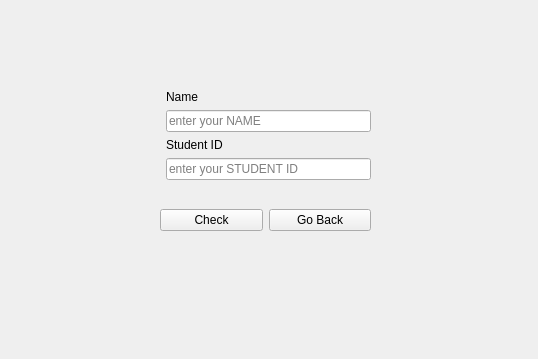
<?xml version="1.0" encoding="UTF-8"?>
<ui version="4.0">
 <class>Widget</class>
 <widget class="QWidget" name="Widget">
  <property name="geometry">
   <rect>
    <x>0</x>
    <y>0</y>
    <width>538</width>
    <height>359</height>
   </rect>
  </property>
  <property name="windowTitle">
   <string>Widget</string>
  </property>
  <widget class="QStackedWidget" name="stackedWidget">
   <property name="geometry">
    <rect>
     <x>10</x>
     <y>10</y>
     <width>521</width>
     <height>341</height>
    </rect>
   </property>
   <property name="styleSheet">
    <string notr="true"/>
   </property>
   <property name="currentIndex">
    <number>2</number>
   </property>
   <widget class="QWidget" name="Start">
    <widget class="QWidget" name="horizontalLayoutWidget_2">
     <property name="geometry">
      <rect>
       <x>160</x>
       <y>140</y>
       <width>175</width>
       <height>80</height>
      </rect>
     </property>
     <layout class="QHBoxLayout" name="horizontalLayout_4">
      <item>
       <widget class="QPushButton" name="TeacherButton_2">
        <property name="text">
         <string>Teacher</string>
        </property>
       </widget>
      </item>
      <item>
       <widget class="QPushButton" name="StudentButton_2">
        <property name="text">
         <string>Student</string>
        </property>
       </widget>
      </item>
     </layout>
    </widget>
    <widget class="QLabel" name="titlelabel">
     <property name="geometry">
      <rect>
       <x>190</x>
       <y>90</y>
       <width>111</width>
       <height>51</height>
      </rect>
     </property>
     <property name="font">
      <font>
       <family>Apple SD Gothic Neo</family>
       <pointsize>24</pointsize>
       <bold>true</bold>
      </font>
     </property>
     <property name="text">
      <string>출석관리앱</string>
     </property>
    </widget>
   </widget>
   <widget class="QWidget" name="TeacherLogin">
    <widget class="QWidget" name="formLayoutWidget">
     <property name="geometry">
      <rect>
       <x>140</x>
       <y>80</y>
       <width>211</width>
       <height>106</height>
      </rect>
     </property>
     <layout class="QFormLayout" name="formLayout">
      <item row="1" column="1">
       <widget class="QLineEdit" name="ID">
        <property name="text">
         <string/>
        </property>
        <property name="placeholderText">
         <string>enter your ID</string>
        </property>
       </widget>
      </item>
      <item row="3" column="1">
       <widget class="QLineEdit" name="Password">
        <property name="echoMode">
         <enum>QLineEdit::EchoMode::Password</enum>
        </property>
        <property name="placeholderText">
         <string>enter your PASSWORD</string>
        </property>
       </widget>
      </item>
      <item row="0" column="1">
       <widget class="QLabel" name="label">
        <property name="text">
         <string>ID</string>
        </property>
       </widget>
      </item>
      <item row="2" column="1">
       <widget class="QLabel" name="label_3">
        <property name="text">
         <string>PASSWORD</string>
        </property>
       </widget>
      </item>
     </layout>
    </widget>
    <widget class="QWidget" name="horizontalLayoutWidget">
     <property name="geometry">
      <rect>
       <x>120</x>
       <y>185</y>
       <width>255</width>
       <height>61</height>
      </rect>
     </property>
     <layout class="QHBoxLayout" name="horizontalLayout">
      <item>
       <widget class="QPushButton" name="signupbutton">
        <property name="text">
         <string>Sign Up</string>
        </property>
       </widget>
      </item>
      <item>
       <widget class="QPushButton" name="loginbutton">
        <property name="text">
         <string>Login</string>
        </property>
       </widget>
      </item>
      <item>
       <widget class="QPushButton" name="backbutton">
        <property name="text">
         <string>Go Back</string>
        </property>
       </widget>
      </item>
     </layout>
    </widget>
   </widget>
   <widget class="QWidget" name="StudentLogin">
    <widget class="QWidget" name="horizontalLayoutWidget_3">
     <property name="geometry">
      <rect>
       <x>150</x>
       <y>180</y>
       <width>211</width>
       <height>61</height>
      </rect>
     </property>
     <layout class="QHBoxLayout" name="horizontalLayout_2">
      <item>
       <widget class="QPushButton" name="Checkbutton">
        <property name="text">
         <string>Check</string>
        </property>
       </widget>
      </item>
      <item>
       <widget class="QPushButton" name="gobackbutton">
        <property name="text">
         <string>Go Back</string>
        </property>
       </widget>
      </item>
     </layout>
    </widget>
    <widget class="QWidget" name="formLayoutWidget_3">
     <property name="geometry">
      <rect>
       <x>150</x>
       <y>80</y>
       <width>211</width>
       <height>106</height>
      </rect>
     </property>
     <layout class="QFormLayout" name="formLayout_3">
      <item row="0" column="1">
       <widget class="QLabel" name="label_9">
        <property name="text">
         <string>Name</string>
        </property>
       </widget>
      </item>
      <item row="1" column="1">
       <widget class="QLineEdit" name="Name">
        <property name="text">
         <string/>
        </property>
        <property name="placeholderText">
         <string>enter your NAME</string>
        </property>
       </widget>
      </item>
      <item row="2" column="1">
       <widget class="QLabel" name="label_11">
        <property name="text">
         <string>Student ID</string>
        </property>
       </widget>
      </item>
      <item row="3" column="1">
       <widget class="QLineEdit" name="StudentID">
        <property name="echoMode">
         <enum>QLineEdit::EchoMode::Password</enum>
        </property>
        <property name="placeholderText">
         <string>enter your STUDENT ID</string>
        </property>
       </widget>
      </item>
     </layout>
    </widget>
   </widget>
   <widget class="QWidget" name="Attendancemanage">
    <widget class="QWidget" name="horizontalLayoutWidget_4">
     <property name="geometry">
      <rect>
       <x>0</x>
       <y>0</y>
       <width>241</width>
       <height>51</height>
      </rect>
     </property>
     <layout class="QHBoxLayout" name="horizontalLayout_3">
      <item>
       <widget class="QLabel" name="label_2">
        <property name="text">
         <string>Teacher :</string>
        </property>
       </widget>
      </item>
      <item>
       <widget class="QLabel" name="TeacherName">
        <property name="text">
         <string>TextLabel</string>
        </property>
       </widget>
      </item>
      <item>
       <widget class="QDateEdit" name="dateEdit">
        <property name="dateTime">
         <datetime>
          <hour>21</hour>
          <minute>0</minute>
          <second>0</second>
          <year>2026</year>
          <month>3</month>
          <day>30</day>
         </datetime>
        </property>
       </widget>
      </item>
     </layout>
    </widget>
    <widget class="QTableWidget" name="studentTable">
     <property name="geometry">
      <rect>
       <x>0</x>
       <y>70</y>
       <width>301</width>
       <height>231</height>
      </rect>
     </property>
     <property name="columnCount">
      <number>4</number>
     </property>
     <column>
      <property name="text">
       <string>name</string>
      </property>
     </column>
     <column>
      <property name="text">
       <string>student ID</string>
      </property>
     </column>
     <column>
      <property name="text">
       <string>state</string>
      </property>
     </column>
     <column/>
    </widget>
    <widget class="QWidget" name="verticalLayoutWidget">
     <property name="geometry">
      <rect>
       <x>350</x>
       <y>50</y>
       <width>131</width>
       <height>171</height>
      </rect>
     </property>
     <layout class="QVBoxLayout" name="verticalLayout">
      <item>
       <widget class="QLabel" name="label_6">
        <property name="text">
         <string>Student's Name</string>
        </property>
       </widget>
      </item>
      <item>
       <widget class="QLineEdit" name="stName"/>
      </item>
      <item>
       <widget class="QLabel" name="label_7">
        <property name="text">
         <string>Student's ID</string>
        </property>
       </widget>
      </item>
      <item>
       <widget class="QLineEdit" name="stID"/>
      </item>
      <item>
       <widget class="QPushButton" name="regisbutton">
        <property name="text">
         <string>Registration</string>
        </property>
       </widget>
      </item>
     </layout>
    </widget>
    <widget class="QWidget" name="horizontalLayoutWidget_5">
     <property name="geometry">
      <rect>
       <x>0</x>
       <y>290</y>
       <width>281</width>
       <height>61</height>
      </rect>
     </property>
     <layout class="QHBoxLayout" name="horizontalLayout_5">
      <item>
       <widget class="QPushButton" name="savebutton">
        <property name="text">
         <string>Save</string>
        </property>
       </widget>
      </item>
      <item>
       <widget class="QPushButton" name="logoutbutton">
        <property name="text">
         <string>Logout</string>
        </property>
       </widget>
      </item>
     </layout>
    </widget>
    <widget class="QWidget" name="horizontalLayoutWidget_6">
     <property name="geometry">
      <rect>
       <x>285</x>
       <y>290</y>
       <width>241</width>
       <height>61</height>
      </rect>
     </property>
     <layout class="QHBoxLayout" name="horizontalLayout_6">
      <item>
       <widget class="QPushButton" name="viewbutton">
        <property name="text">
         <string>View by student</string>
        </property>
       </widget>
      </item>
      <item>
       <widget class="QComboBox" name="studentcombo"/>
      </item>
     </layout>
    </widget>
   </widget>
   <widget class="QWidget" name="Record">
    <widget class="QWidget" name="verticalLayoutWidget_2">
     <property name="geometry">
      <rect>
       <x>181</x>
       <y>40</y>
       <width>168</width>
       <height>80</height>
      </rect>
     </property>
     <layout class="QVBoxLayout" name="verticalLayout_2">
      <item>
       <widget class="QLabel" name="label_8">
        <property name="text">
         <string>Student Attendance Record</string>
        </property>
       </widget>
      </item>
      <item>
       <layout class="QHBoxLayout" name="horizontalLayout_7">
        <item>
         <widget class="QLabel" name="label_10">
          <property name="text">
           <string>Name :</string>
          </property>
         </widget>
        </item>
        <item>
         <widget class="QLabel" name="viewStudentName">
          <property name="text">
           <string>TextLabel</string>
          </property>
         </widget>
        </item>
       </layout>
      </item>
     </layout>
    </widget>
    <widget class="QTextEdit" name="viewTextEdit">
     <property name="geometry">
      <rect>
       <x>149</x>
       <y>130</y>
       <width>231</width>
       <height>161</height>
      </rect>
     </property>
    </widget>
    <widget class="QPushButton" name="goback">
     <property name="geometry">
      <rect>
       <x>211</x>
       <y>300</y>
       <width>100</width>
       <height>32</height>
      </rect>
     </property>
     <property name="text">
      <string>Go Back</string>
     </property>
    </widget>
   </widget>
   <widget class="QWidget" name="page">
    <widget class="QWidget" name="verticalLayoutWidget_3">
     <property name="geometry">
      <rect>
       <x>180</x>
       <y>40</y>
       <width>168</width>
       <height>80</height>
      </rect>
     </property>
     <layout class="QVBoxLayout" name="verticalLayout_3">
      <item>
       <widget class="QLabel" name="label_12">
        <property name="text">
         <string>Student Attendance Record</string>
        </property>
       </widget>
      </item>
      <item>
       <layout class="QHBoxLayout" name="horizontalLayout_8">
        <item>
         <widget class="QLabel" name="label_13">
          <property name="text">
           <string>Name :</string>
          </property>
         </widget>
        </item>
        <item>
         <widget class="QLabel" name="viewStudentName_2">
          <property name="text">
           <string>TextLabel</string>
          </property>
         </widget>
        </item>
       </layout>
      </item>
     </layout>
    </widget>
    <widget class="QTextEdit" name="viewTextEdit_2">
     <property name="geometry">
      <rect>
       <x>148</x>
       <y>130</y>
       <width>231</width>
       <height>161</height>
      </rect>
     </property>
    </widget>
    <widget class="QPushButton" name="goback_2">
     <property name="geometry">
      <rect>
       <x>210</x>
       <y>300</y>
       <width>100</width>
       <height>32</height>
      </rect>
     </property>
     <property name="text">
      <string>Go Back</string>
     </property>
    </widget>
   </widget>
  </widget>
 </widget>
 <resources/>
 <connections/>
</ui>
